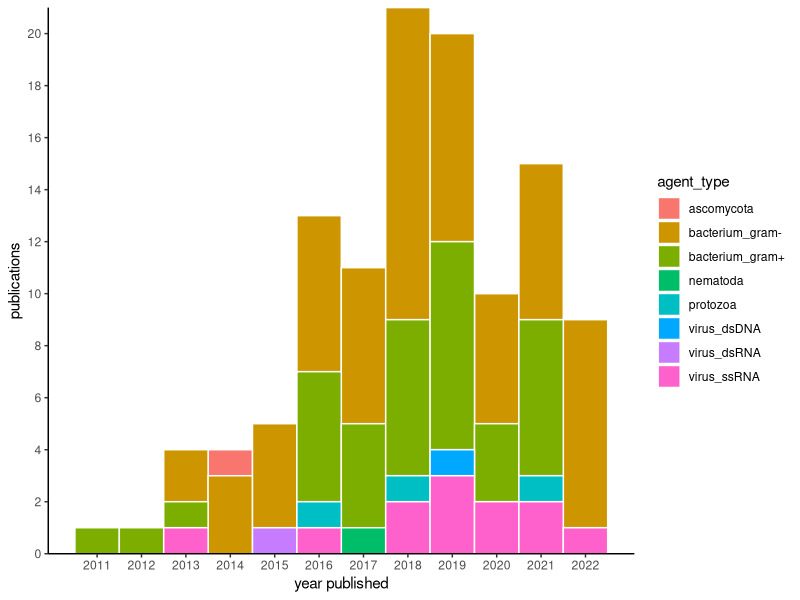
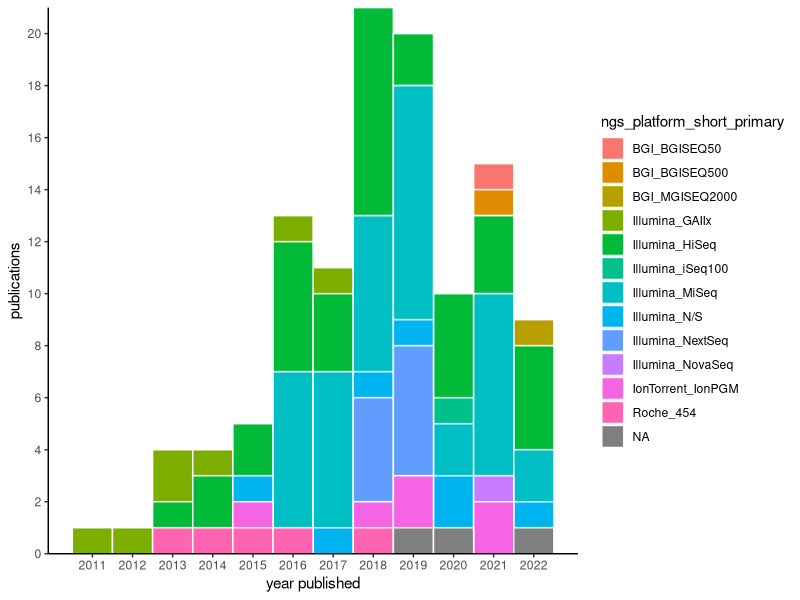
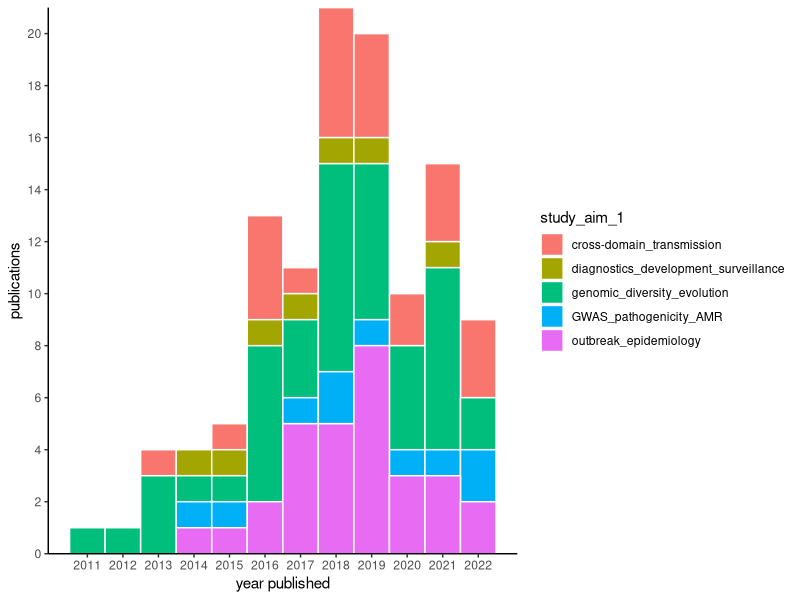
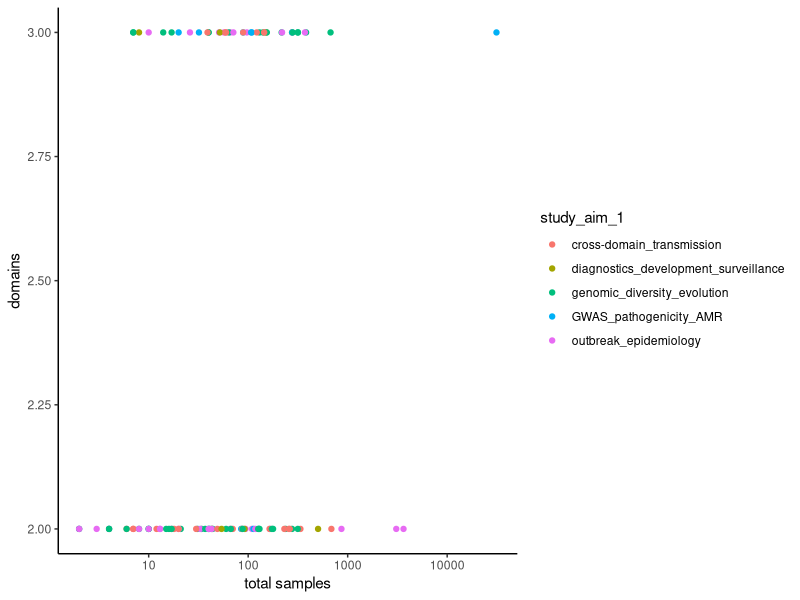
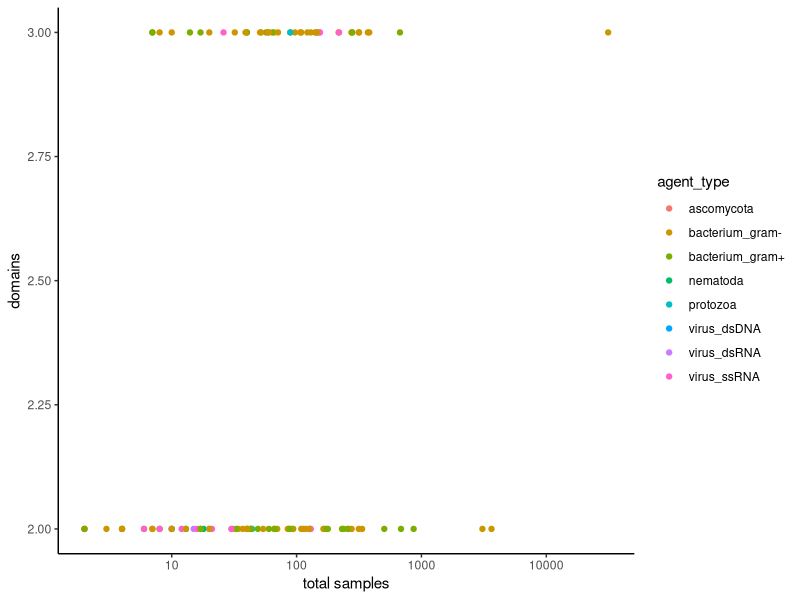

The R source for these figures, in order: (Note: this script raises an error after producing the figures.)
# code to explore and visualize dataset

# libraries
library(ggplot2)
library(ggalluvial)

# importing and correctly formatting data
db4 <- read.csv("data/NGSscoping_dbv4.csv", header = TRUE)
names(db4)<-tolower(names(db4))
db4$biotic.env_sample_size
colnames(db4)[22] <- 'biotic_env_sample_size'

#'env_domain' looks like a sample size.... 

str(db4) # lots of columns coming up as characters
col.chr.ids = c('hum_sample_size','livestock_sample_size', 'pet_sample_size','poultry_sample_size',
                'wildlife_sample_size','arachnida_sample_size', 'insecta_sample_size', 'env_domain',
                'biotic_env_sample_size','abiotic_sample_size')
db4[col.chr.ids] <- sapply(db4[col.chr.ids],as.numeric)
str(db4)

#sample_cols = grep('sample_size',names(db4)) # identifying sample size columns - WRONG double counting
db4$total_samples = rowSums(db4[,c('hum_sample_size','ani_sample_size', 'env_domain')], na.rm=TRUE)
db4$env_bin = ifelse(db4$env_domain>0,1,0)
db4$ani_bin = ifelse(db4$ani_sample_size>0,1,0)
db4$human_bin = ifelse(db4$hum_sample_size>0,1,0)
db4$total_domains = rowSums(db4[,c('env_bin','ani_bin','human_bin')], na.rm=T)

# some are 0?!? and some are 1?
# annotation in excel clarified there were 276 samples from human and environment but split not given
db4$total_domains[19]<-2
db4$total_samples[19]<-276
db4$env_bin[19] = 1
db4$human_bin[19] = 1



# by publication year
sort(unique(db4$publication_year))
library(ggplot2)
ggplot(db4, aes(x=publication_year, fill=agent_type)) +
  geom_histogram(col = 'white', position="stack", bins = 12)+
  theme(legend.position="top")+
  theme_classic()+
  labs(x="year published", y = "publications")+
  scale_y_continuous(expand = c(0, 0), breaks=seq(0,23,2))+
  scale_x_continuous(breaks=seq(2011,2022,1))

ggplot(db4, aes(x=publication_year, fill=ngs_platform_short_primary)) +
  geom_histogram(col = 'white', position="stack", bins = 12)+
  theme(legend.position="top")+
  theme_classic()+
  labs(x="year published", y = "publications")+
  scale_y_continuous(expand = c(0, 0), breaks=seq(0,23,2))+
  scale_x_continuous(breaks=seq(2011,2022,1))

ggplot(db4, aes(x=publication_year, fill=study_aim_1)) +
  geom_histogram(col = 'white', position="stack", bins = 12)+
  theme(legend.position="top")+
  theme_classic()+
  labs(x="year published", y = "publications")+
  scale_y_continuous(expand = c(0, 0), breaks=seq(0,23,2))+
  scale_x_continuous(breaks=seq(2011,2022,1))

# by sample size year
names(db4)
ggplot(db4, aes(x=total_samples, y = total_domains, col=study_aim_1)) +
  geom_point()+
  theme(legend.position="top")+
  theme_classic()+
  labs(x="total samples", y = "domains")+
  scale_x_continuous(trans='log10')

ggplot(db4, aes(x=total_samples, y = total_domains, col=agent_type)) +
  geom_point()+
  theme(legend.position="top")+
  theme_classic()+
  labs(x="total samples", y = "domains")+
  scale_x_continuous(trans='log10')

# https://cran.r-project.org/web/packages/ggalluvial/vignettes/ggalluvial.html
head(db)
db4_allu = is_alluvia_form(as.data.frame(db4), axes = 1:3, silent = TRUE)
ggplot(data = db4,
       aes(x = publication_year, y = total_samples, alluvium = study_aim_1)) +
  geom_alluvium(aes(fill = study_aim_1, colour = study_aim_1),
                alpha = .75, decreasing = FALSE) 
  scale_x_continuous(breaks = seq(2003, 2013, 2)) +
  theme_bw() +
  theme(axis.text.x = element_text(angle = -30, hjust = 0)) +
  scale_fill_brewer(type = "qual", palette = "Set3") +
  scale_color_brewer(type = "qual", palette = "Set3") +
  facet_wrap(~ region, scales = "fixed") +
  ggtitle("refugee volume by country and region of origin")
